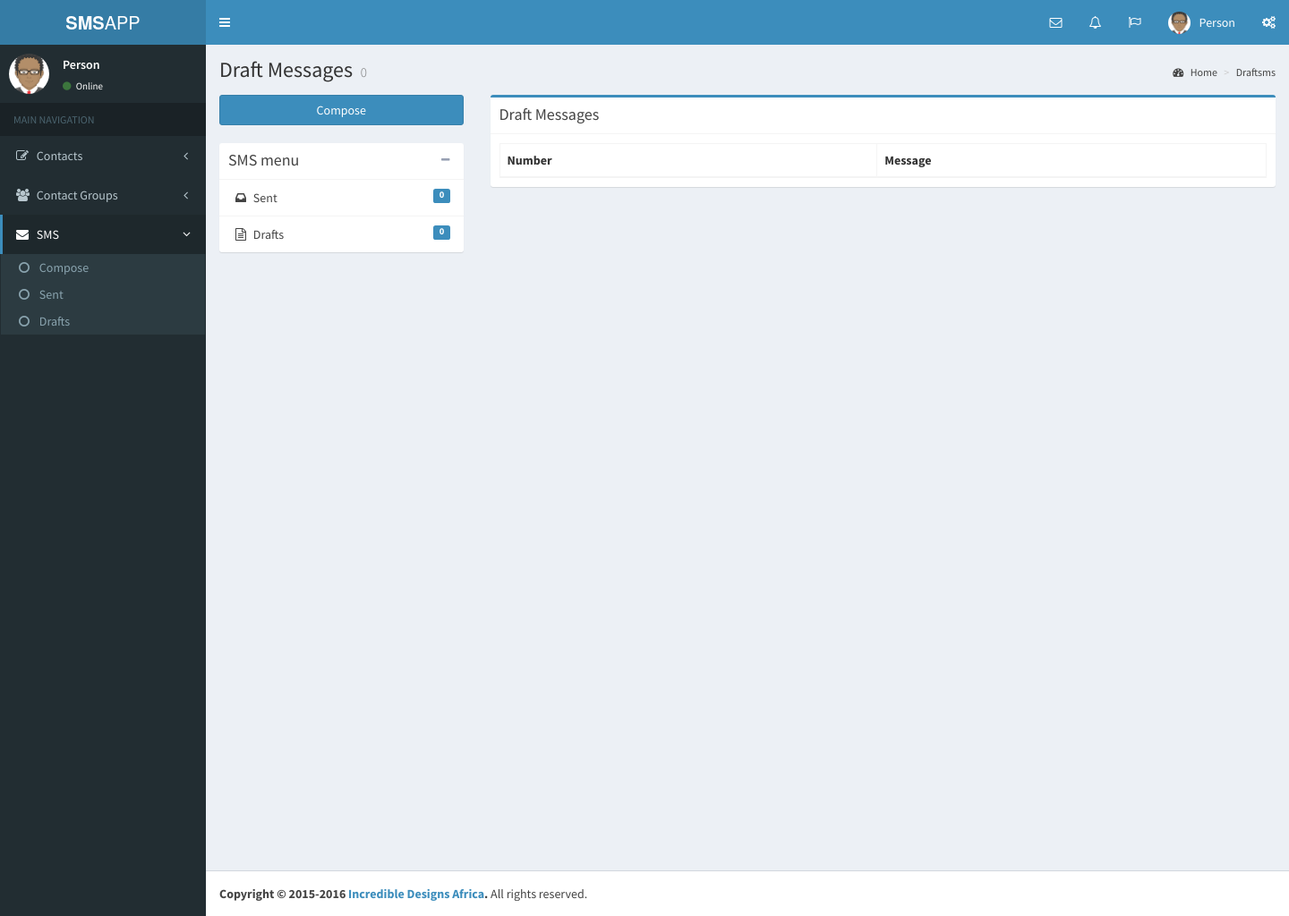
The app's page /draftsms.php, older data.
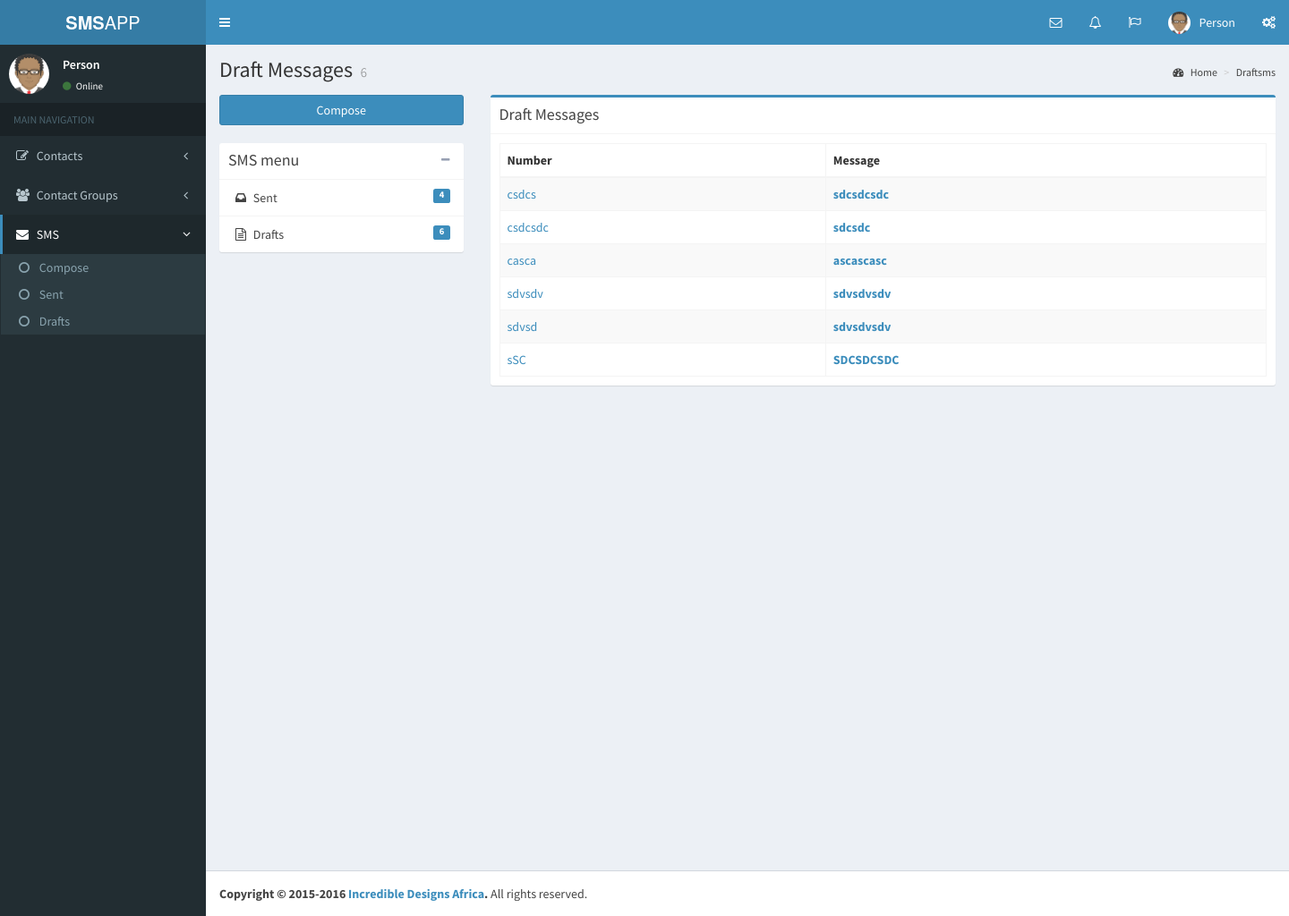
The same page, newer data.
### tables this page shows
CREATE TABLE `sentsms` (
  `id` int(11) NOT NULL,
  `phone` varchar(255) NOT NULL,
  `smstext` varchar(255) NOT NULL,
  `draft` int(11) NOT NULL
);

### class/database.php (called while the page is built, shortened)
<?php
class Database
{
	public $mysqli;
	function __construct()
	{
		$this->mysqli = new mysqli("localhost", "root", "", "smsapp");
	}
	public function countSentSMS(){
		$query = "SELECT * FROM sentsms WHERE draft = 0";
		$result = $this->mysqli->query($query);
		$row_count = $result->num_rows;
		return $row_count;
	}
	public function countDraftSMS(){
		$query = "SELECT * FROM sentsms WHERE draft = 1";
		$result = $this->mysqli->query($query);
		$row_count = $result->num_rows;
		return $row_count;
	}
}
 ?>

### class/smstext.class.php (called while the page is built, shortened)
<?php
include 'Database.php';
class smstext extends Database
{
	public $sent_sms_table = "sentsms";
	function __construct()
	{
		$this->total_sent = $this->countSentSMS();
		$this->total_draft = $this->countDraftSMS();
	}
	public function getDraftSms()
	{
		$table = $this->sent_sms_table;
		$res = $this->mysqli->query("SELECT * FROM $table WHERE draft=1");
		if ($this->countDraftSMS() > 0 ) {
			while ($row = $res->fetch_assoc()){
	        	$data[] = array(
					'id' 		=>$row['id'] ,
					'phone' 	=>$row['phone'] ,
					'smstext' 	=>$row['smstext']
					);
	        }
		}else{
			$data = FALSE;
		}
        return $data;
	}
}
 ?>

### draftsms.php (the view, shortened to what this page needs)
<!DOCTYPE html>
<?php
  include 'class/smstext.class.php';
  $smstext = new smstext();
  $data = $smstext->getDraftSms();
 ?>
<html>
  <head>
    <?php include "includes/_csslinks.php"; ?>
    <link rel="stylesheet" href="plugins/datatables/dataTables.bootstrap.css">
    <link rel="stylesheet" href="plugins/fullcalendar/fullcalendar.min.css">
    <link rel="stylesheet" href="plugins/fullcalendar/fullcalendar.print.css" media="print">
    <link rel="stylesheet" href="plugins/iCheck/flat/blue.css">
  </head>
  <body class="hold-transition skin-blue sidebar-mini">
    <div class="wrapper">
      <?php include "includes/_header.php"; ?>
      <?php include "includes/_leftsidebar.php" ?>
      <div class="content-wrapper">
        <section class="content-header">
          <h1>
            Draft Messages
            <small><?php echo $smstext->total_draft ?> </small>
          </h1>
          <?php include "includes/_breadcrums.php"; ?>
        </section>
        <section class="content">
          <div class="row">
            <div class="col-md-3">
              <a href="composesms.php" class="btn btn-primary btn-block margin-bottom">Compose</a>
              <?php include 'includes/_mailboxmenu.php' ?>
            </div>
            <div class="col-md-9">
              <div class="box box-primary">
                <div class="box-header with-border">
                  <h3 class="box-title">Draft Messages</h3>
                </div>
                <div class="box-body">
                    <table class="table table-bordered table-striped" id="sentsms-table">
                      <thead>
                        <th>Number</th>
                        <th>Message</th>
                      </thead>
                      <tbody>
                          <?php
                            if($data):
                              foreach ($data as $value):
                                $phone = $value['phone'];
                                ?>
                                  <tr id="tr_<?php echo $value['id'] ?>">
                                    <td class=""><a href="draft.php?draft=1&id=<?php echo $value['id'] ?>"><?php echo $phone; ?></a></td>
                                    <td class=""><b><a href="draft.php?draft=1&id=<?php echo $value['id'] ?>"><?php echo $value['smstext']; ?></a></td>
                                  </tr>
                                <?php
                              endforeach;
                            endif;
                           ?>
                      </tbody>
                    </table>
                </div>
              </div>
            </div>
          </div>
        </section>
      </div>
      <?php include "includes/_footercopyright.php"; ?>
    </div>
  </body>
</html>

### includes/_mailboxmenu.php
<div class="box box-solid">
  <div class="box-header with-border">
    <h3 class="box-title">SMS menu</h3>
    <div class="box-tools">
      <button class="btn btn-box-tool" data-widget="collapse"><i class="fa fa-minus"></i></button>
    </div>
  </div>
  <div class="box-body no-padding">
    <ul class="nav nav-pills nav-stacked">
      <li><a href="sentsms.php"><i class="fa fa-inbox"></i> Sent <span class="label label-primary pull-right"><?php echo $smstext->total_sent ?></span></a></li>
      <li><a href="draftsms.php"><i class="fa fa-file-text-o"></i> Drafts <span class="label label-primary pull-right"><?php echo $smstext->total_draft ?></span></a></li>
    </ul>
  </div>
</div>

Row changes from the older to the newer data that the page shows:
added sentsms: phone "csdcs", smstext "sdcsdcsdc"
added sentsms: phone "csdcsdc", smstext "sdcsdc"
added sentsms: phone "casca", smstext "ascascasc"
added sentsms: phone "sdvsdv", smstext "sdvsdvsdv"
added sentsms: phone "sdvsd", smstext "sdvsdvsdv"
added sentsms: phone "sSC", smstext "SDCSDCSDC"
Text that changed along with them:
$smstext->total_draft: "0" → "6"
$smstext->total_sent: "0" → "4"
